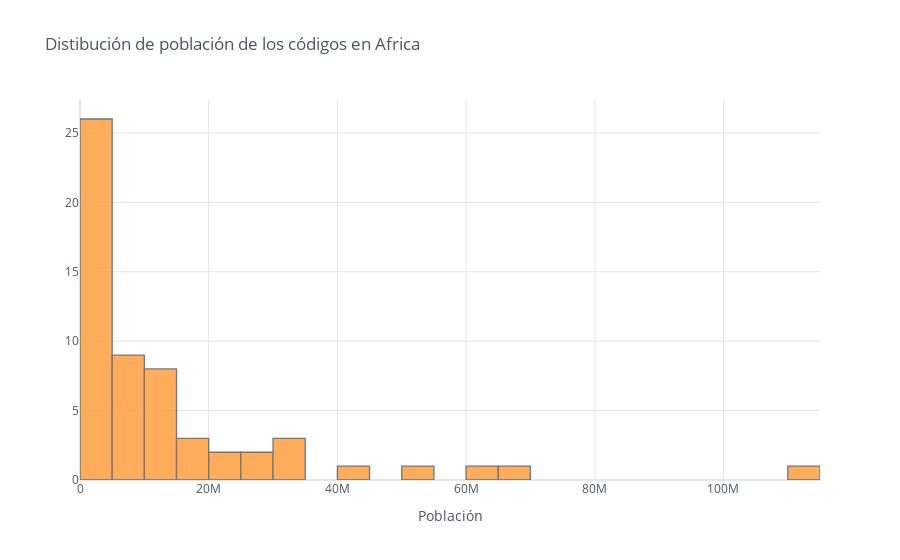

Notebook source saved alongside this figure:
### Code cell
#Histplot o Histograma
Data[['Africa']].iplot(kind='hist',xTitle='Población', 
                               title='Distibución de población de los códigos en Africa')

### Figure 1 — Plotly figure (JSON) as saved in the notebook; plotly's stock layout.template omitted (floating-point values rounded to 4 significant figures; data arrays with more than 128 entries replaced by an {"elided": "..."} marker saying what was removed)
{"data": [{"histfunc": "count", "histnorm": "", "marker": {"color": "rgba(255, 153, 51, 1.0)", "line": {"color": "#4D5663", "width": 1.3}}, "name": "Africa", "opacity": 0.8, "orientation": "v", "type": "histogram", "x": {"elided": "239 int values"}}], "layout": {"barmode": "overlay", "legend": {"bgcolor": "#FFFFFF", "font": {"color": "#4D5663"}}, "paper_bgcolor": "#FFFFFF", "plot_bgcolor": "#FFFFFF", "title": {"font": {"color": "#4D5663"}, "text": "Distibución de población de los códigos en Africa"}, "xaxis": {"gridcolor": "#E1E5ED", "showgrid": true, "tickfont": {"color": "#4D5663"}, "title": {"font": {"color": "#4D5663"}, "text": "Población"}, "zerolinecolor": "#E1E5ED"}, "yaxis": {"gridcolor": "#E1E5ED", "showgrid": true, "tickfont": {"color": "#4D5663"}, "title": {"font": {"color": "#4D5663"}, "text": ""}, "zerolinecolor": "#E1E5ED"}}}
